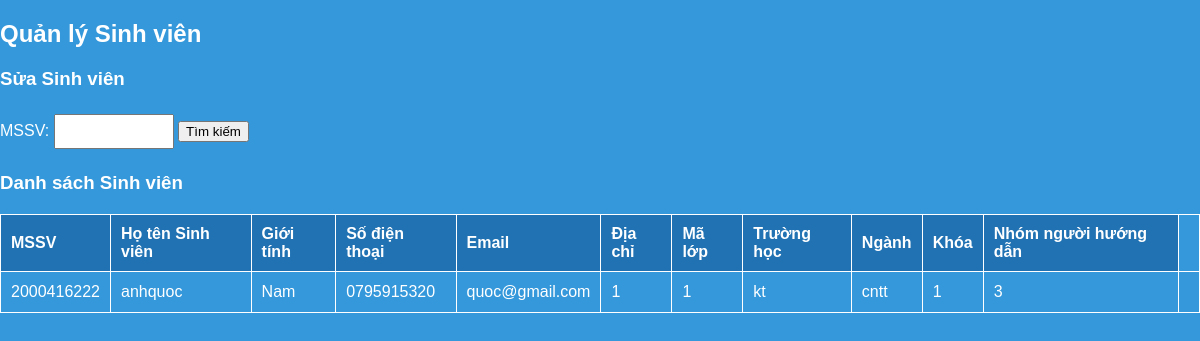
Before: /suasv.php with the older database file.
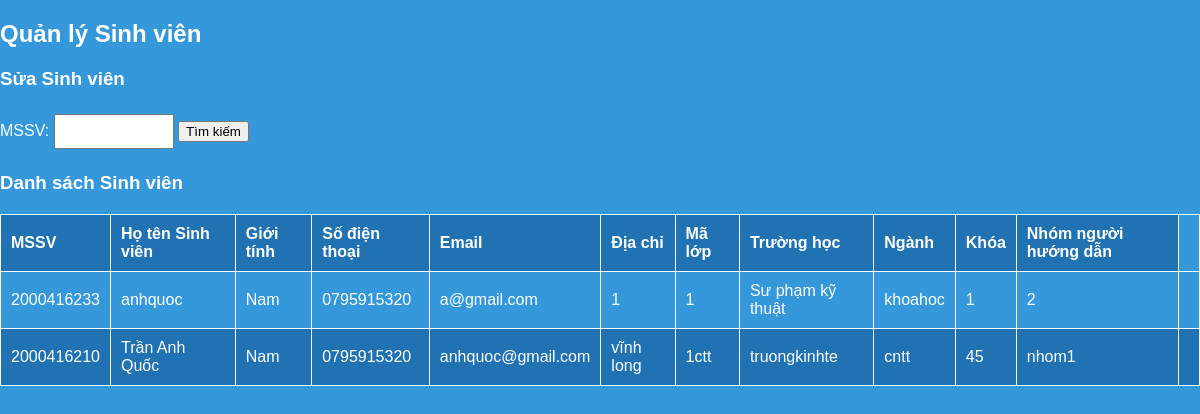
After: the same page with the newer database file.
### tables this page shows
CREATE TABLE `sinhvien` (
  `mssv` varchar(100) NOT NULL,
  `hotensinhvien` varchar(100) NOT NULL,
  `gioitinh` varchar(100) NOT NULL,
  `sdt` varchar(11) NOT NULL,
  `gmail` varchar(100) NOT NULL,
  `diachi` varchar(100) NOT NULL,
  `malop` varchar(100) NOT NULL,
  `truonghoc` varchar(100) NOT NULL,
  `nganh` varchar(100) NOT NULL,
  `khoa` varchar(100) NOT NULL,
  `nhomnguoihuongdan` varchar(100) NOT NULL,
  `id` int(100) NOT NULL
);

### suasv.php (the view, shortened to what this page needs)
<?php
$mysqli = new mysqli('localhost', 'root', '', 'quanlysvtt');
?>
<!DOCTYPE html>
<html lang="en">
<head>
</head>
<body>
    <h2>Quản lý Sinh viên</h2>
    <form method="POST">
        <h3>Sửa Sinh viên</h3>
        <label>MSSV:</label>
        <input type="text" name="mssv_to_edit" required>
        <button type="submit" name="edit">Tìm kiếm</button>
    </form>
    <h3>Danh sách Sinh viên</h3>
    <table border="1">
        <tr>
            <th>MSSV</th>
            <th>Họ tên Sinh viên</th>
            <th>Giới tính</th>
            <th>Số điện thoại</th>
            <th>Email</th>
            <th>Địa chỉ</th>
            <th>Mã lớp</th>
            <th>Trường học</th>
            <th>Ngành</th>
            <th>Khóa</th>
            <th>Nhóm người hướng dẫn</th>
        </tr>
        <?php
        $result = $mysqli->query("SELECT * FROM sinhvien");
        while ($row = $result->fetch_assoc()) {
            echo "<tr>";
            echo "<td>{$row['mssv']}</td>";
            echo "<td>{$row['hotensinhvien']}</td>";
            echo "<td>{$row['gioitinh']}</td>";
            echo "<td>{$row['sdt']}</td>";
            echo "<td>{$row['gmail']}</td>";
            echo "<td>{$row['diachi']}</td>";
            echo "<td>{$row['malop']}</td>";
            echo "<td>{$row['truonghoc']}</td>";
            echo "<td>{$row['nganh']}</td>";
            echo "<td>{$row['khoa']}</td>";
            echo "<td>{$row['nhomnguoihuongdan']}</td>";
            echo "<td>
                    <form method='POST'>
                        <input type='hidden' name='delete_id' value='{$row['id']}'>
                    </form>
                  </td>";
            echo "</tr>";
        }
        ?>
    </table>
</body>
</html>

Changed rows visible on the page:
removed sinhvien: mssv "2000416222", hotensinhvien "anhquoc", gioitinh "Nam", sdt "0795915320", gmail "quoc@gmail.com", diachi "1", malop "1", truonghoc "kt", nganh "cntt", khoa "1", nhomnguoihuongdan "3"
added sinhvien: mssv "2000416233", hotensinhvien "anhquoc", gioitinh "Nam", sdt "0795915320", gmail "a@gmail.com", diachi "1", malop "1", truonghoc "Sư phạm kỹ thuật", nganh "khoahoc", khoa "1", nhomnguoihuongdan "2"
added sinhvien: mssv "2000416210", hotensinhvien "Trần Anh Quốc", gioitinh "Nam", sdt "0795915320", gmail "anhquoc@gmail.com", diachi "vĩnh long", malop "1ctt", truonghoc "truongkinhte", nganh "cntt", khoa "45", nhomnguoihuongdan "nhom1"
